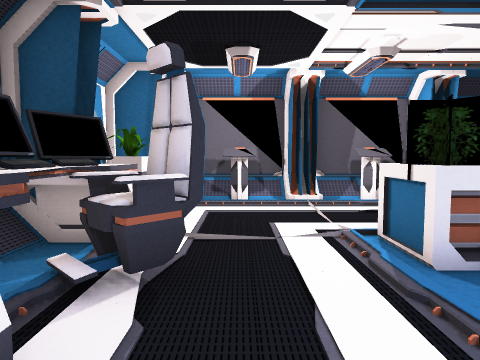
view 1 (above)

21 first-person views from a walk through a Unity game level. The camera is 1.4 m above the floor, tilts 4° down and sees 70° across. The floor is counted in squares, 1 m on a side. Each view is taken from the middle of a square. On the plan, view 1 faces up. The plan holds only what a view shows up to about 15 squares ahead; the rest is blank. The place goes on beyond the plan. The player character is not drawn.

view 2
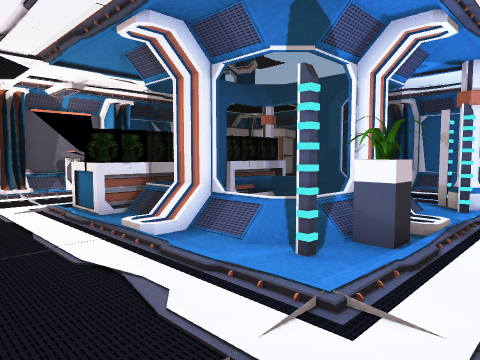

view 3
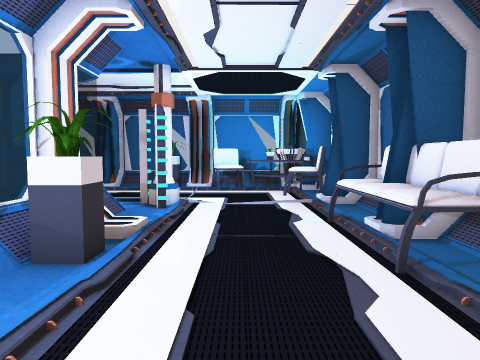

view 4
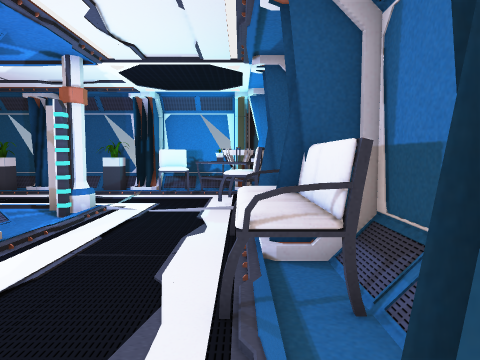

view 5
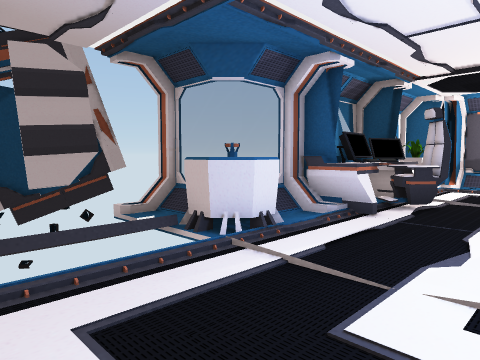

view 6
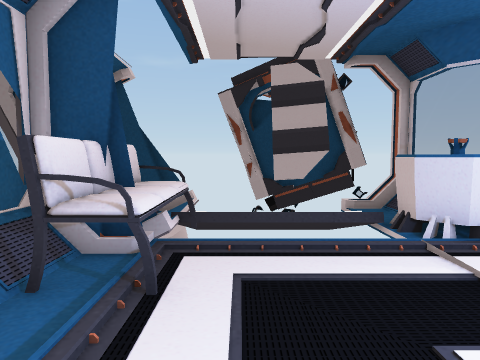

view 7
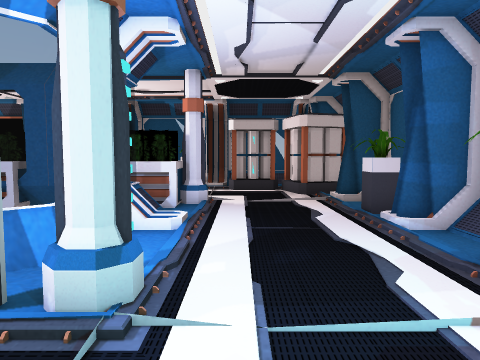

view 8
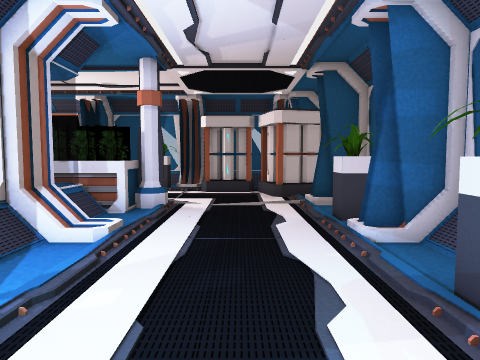

view 9
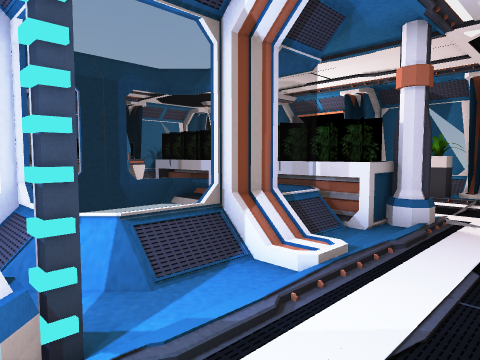

view 10
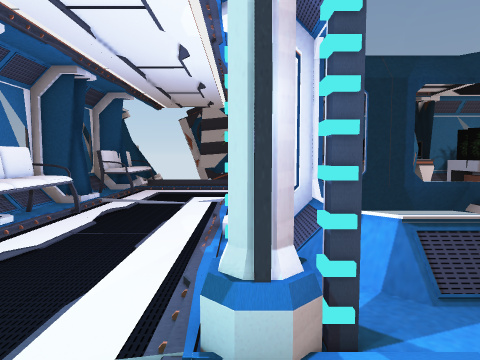

view 11
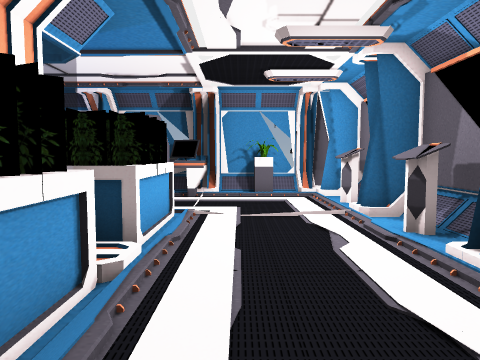

view 12
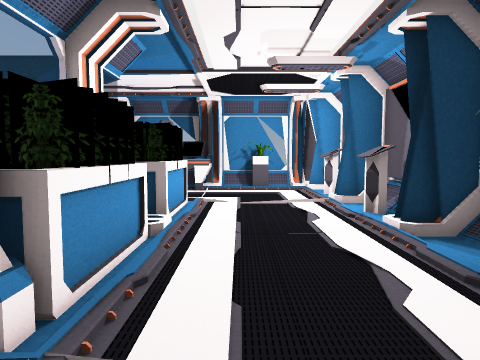

view 13
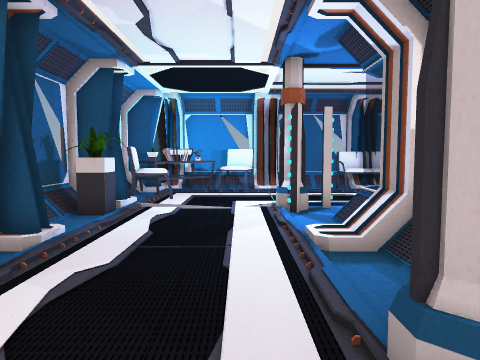

view 14
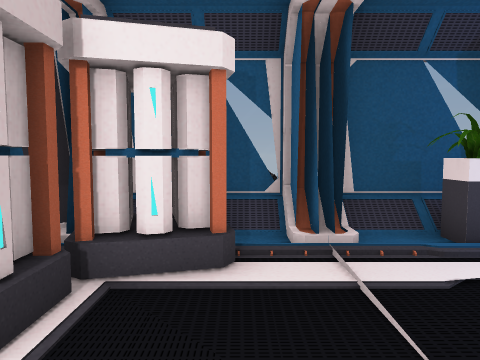

view 15
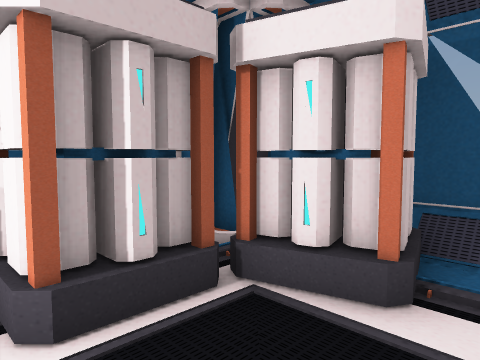

view 16
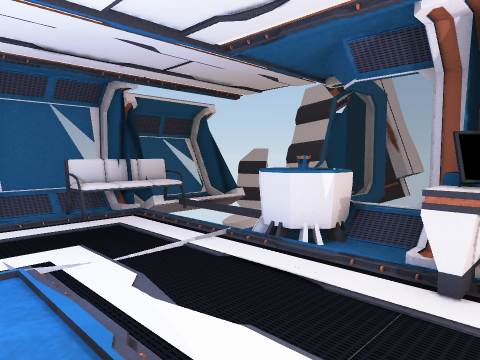

view 17
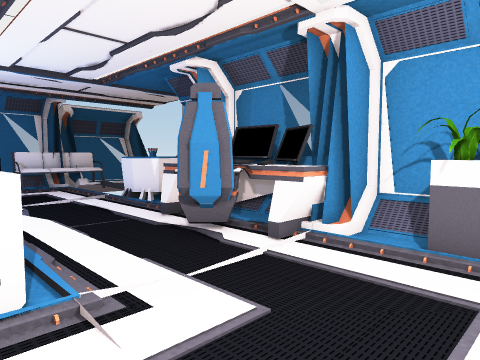

view 18
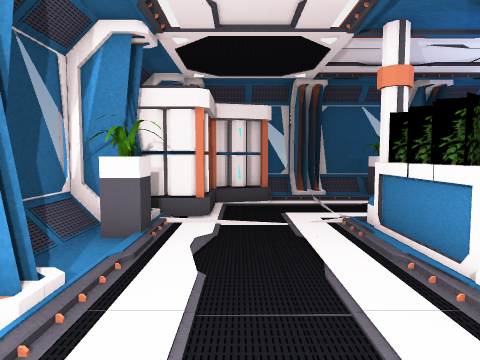

view 19
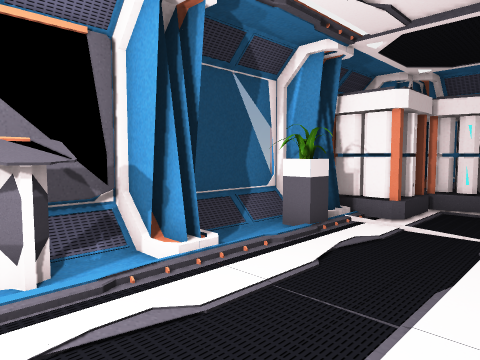

view 20
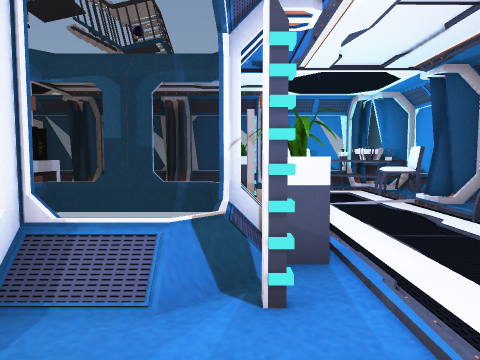

view 21
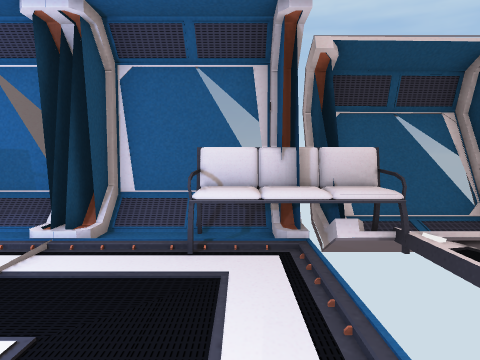

### Floor plan
Key: @ floor where view 1 was taken; # wall or solid block; . main floor; : floor 0.25 m higher than the main floor; / step, stairs or slope; = window, fence, low wall or low ledge; v drop or lower ground; C console; P plant; E desk; L column; H chair; T table; S sofa; B battery; O other object.
Columns run from 6 left of view 1 to 16 right of it. Each row starts with its distance up from view 1.
 11     #########===#===#
 10    ##.C.#CC.#..P#BB.##
  9   v#/............BBBB#
  8   =PP..............BBB#
  7   =::................O#
  6   v#E.....:...:...../#
  5   vEEO..OOOOOOOLL.../#
  4   vEEO..OO###O#O:....O#
  3   vEE#.../=   =/:...PO#
  2   vEE.../#v   v#/.../#
  1   =//.../O=   =//.../#
  0   vO:.@..O=   =/:....O#
 -1 #=OOO....#P=#==##...PP#
 -2 v.OO/.......:..#L.../#v
 -3 ###vv..............HH#
 -4 #  vv..............HH=
 -5   :vv..............OT=
 -6 #.:SSSS...SSSS:..HHOO#
 -7 #..SSSS.#.SSSS/.#HTT##
 -8 ######v###v##v=#####v
 -9   ##v

Where each view was taken, in squares from view 1:
view 1: 0 up, 0 right, facing up
view 2: 4 down, 1 left, facing up-right
view 3: 4 down, 0 right, facing right
view 4: 6 down, 1 right, facing right
view 5: 6 down, 2 right, facing up-left
view 6: 5 down, 3 right, facing left
view 7: 5 down, 11 right, facing up
view 8: 4 down, 12 right, facing up
view 9: 2 down, 12 right, facing up-left
view 10: 2 down, 12 right, facing left
view 11: 7 up, 10 right, facing left
view 12: 7 up, 12 right, facing left
view 13: 7 up, 11 right, facing down
view 14: 7 up, 9 right, facing right
view 15: 6 up, 10 right, facing up-right
view 16: 3 up, 3 right, facing down-left
view 17: 9 up, 3 right, facing down-left
view 18: 8 up, 3 right, facing right
view 19: 6 up, 3 right, facing up-right
view 20: 1 down, 0 right, facing right
view 21: 1 down, 1 left, facing down
